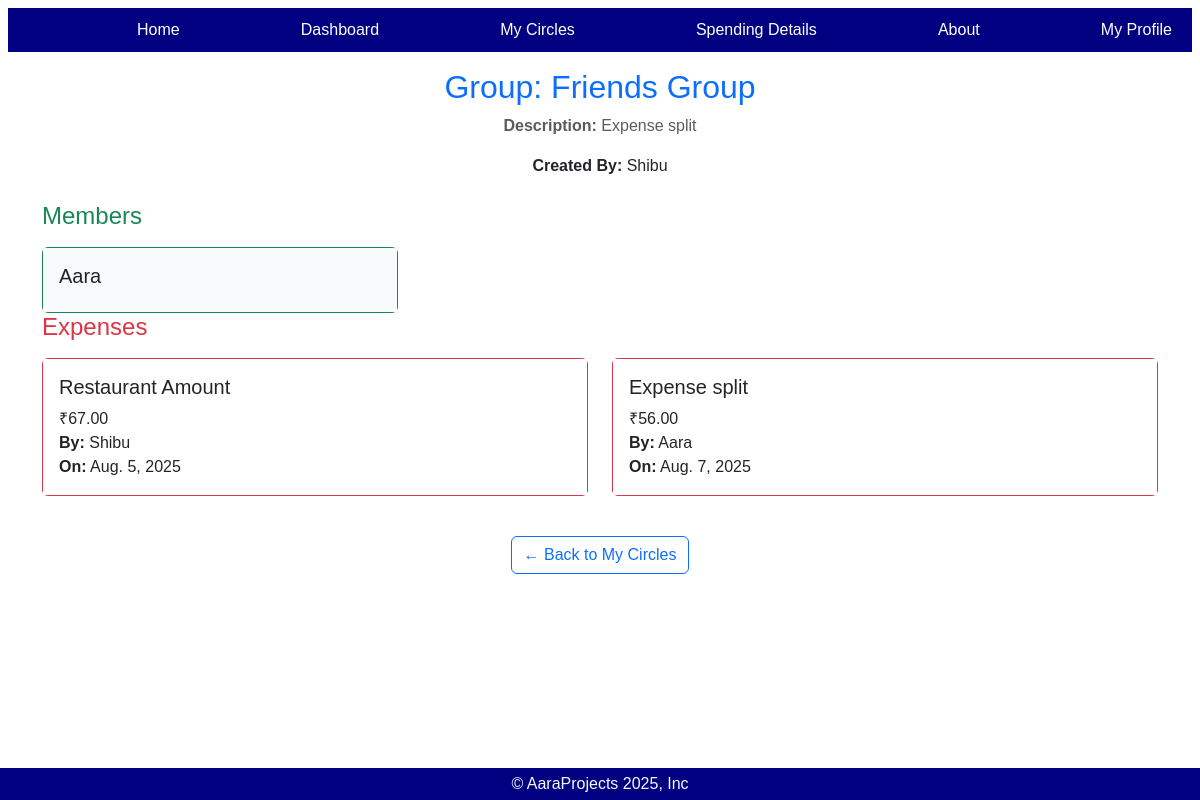
/ViewGroup/3/ (signed in), run on an earlier commit of the app's database.
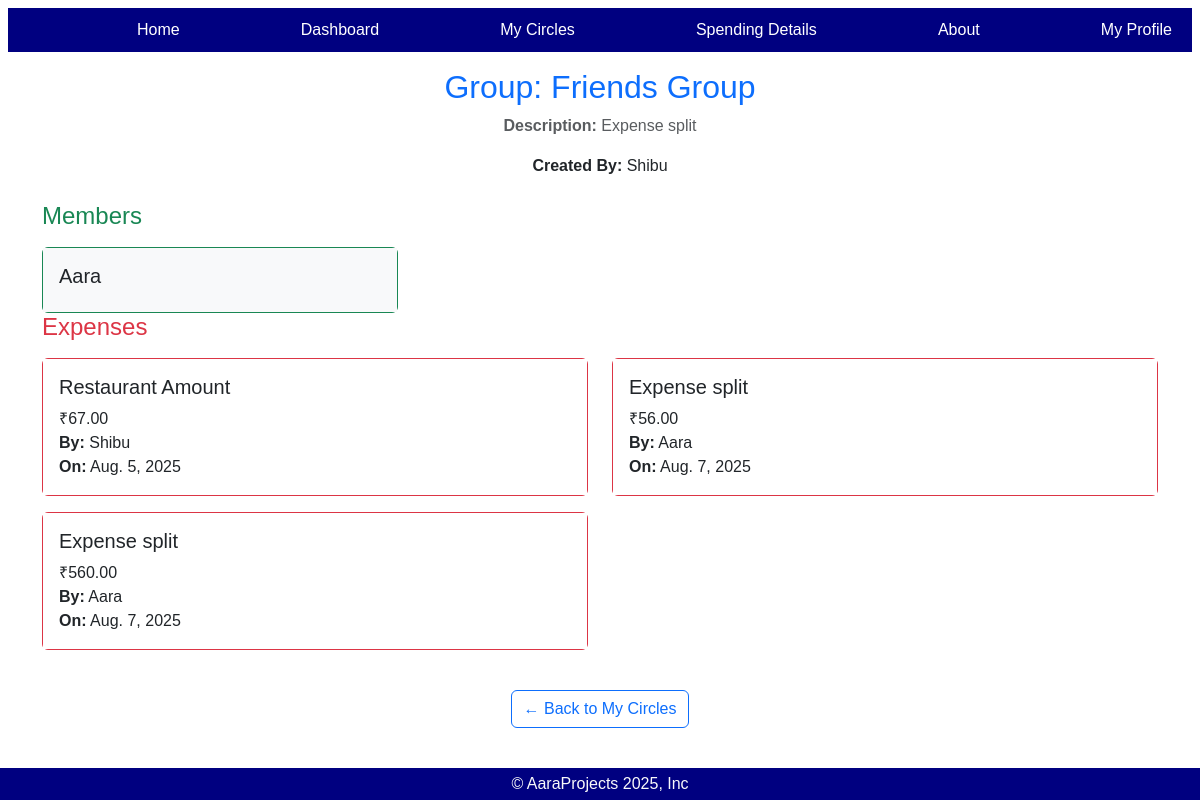
And on a later commit of the database.
### myapp/models.py (models this page shows, shortened)
class CustomUser(AbstractUser):
    email = models.EmailField(unique=True)
    phone=models.CharField(max_length=15)
    address=models.TextField(blank=True)
    USERNAME_FIELD = 'email'
    REQUIRED_FIELDS = ['username']
    def __str__(self):
        return self.username

class Expense(models.Model):
    description=models.CharField(max_length=100)
    user=models.ForeignKey(settings.AUTH_USER_MODEL,on_delete=models.CASCADE)
    amount=models.DecimalField(max_digits=10,decimal_places=2)
    date=models.DateField()
    circle=models.ForeignKey(MyCircle,on_delete=models.CASCADE)
    category=models.ForeignKey(Category,on_delete=models.SET_NULL,null=True)

### myapp/views.py (the view)
# urls.py: path('ViewGroup/<int:circle_id>/', views.view_group, name='view_group'),
@login_required
def view_group(request, circle_id):
    circle = get_object_or_404(MyCircle, id=circle_id)
    members = circle.members.all()
    expenses = Expense.objects.filter(circle=circle)
    return render(request, 'view_group.html', {'circle': circle,'members': members,'expenses': expenses})

### myapp/templates/view_group.html
{% extends 'base.html' %}
{% block content %}
<div class="container mt-2">
    <div class="text-center mb-4">
        <h2 class="text-primary">Group: {{ circle.name }}</h2>
        <p class="text-muted"><strong>Description:</strong> {{ circle.description }}</p>
        <p><strong>Created By:</strong> {{ circle.created_by.username }}</p>
    </div>
    <h4 class="mb-3 text-success">Members</h4>
    <div class="row">
        {% for member in members %}
            <div class="col-md-4">
                <div class="card border-success">
                    <div class="card-body bg-light">
                        <h5 class="card-title text-dark">{{ member.username }}</h5>
                    </div>
                </div>
            </div>
        {% empty %}
            <div class="col-12">
                <div class="alert alert-warning">No members in this circle.</div>
            </div>
        {% endfor %}
    </div>
    <h4 class="mb-3 text-danger">Expenses</h4>
    <div class="row">
        {% for expense in expenses %}
            <div class="col-md-6">
                <div class="card border-danger mb-3">
                    <div class="card-body bg-white">
                        <h5 class="card-title">{{ expense.description }}</h5>
                        <p class="card-text">
                            ₹{{ expense.amount }} <br>
                            <strong>By:</strong> {{ expense.user }} <br>
                            <strong>On:</strong> {{ expense.date }}
                        </p>
                    </div>
                </div>
            </div>
        {% empty %}
            <div class="col-12">
                <div class="alert alert-info">No expenses in this circle.</div>
            </div>
        {% endfor %}
    </div>
    <div class="text-center mt-4">
        <a href="{% url 'mycircles' %}" class="btn btn-outline-primary">← Back to My Circles</a>
    </div>
</div>
{% endblock %}

What changed in the data, as far as the page shows it:
added Expense: description "Expense split", amount "560.00", user "Aara", date "Aug. 7, 2025"
